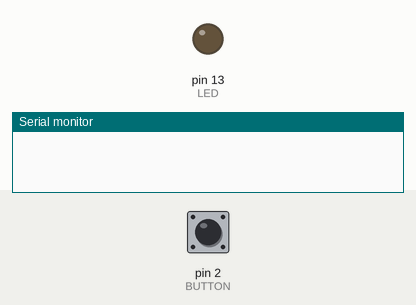
This sketch was run on a simulated Arduino Uno, built with avr-gcc and run on an emulated ATmega328P. Shown: output pins drawn as LEDs (lit = HIGH), the last lines printed to the serial monitor. Inputs (shaded band) come from the test bench; at power-on: pin 2 (BUTTON) HIGH.

Above: at 1.2 s.
1.3 s: pin 2 (BUTTON) pulled LOW for 0.15 s
At 2.8 s:
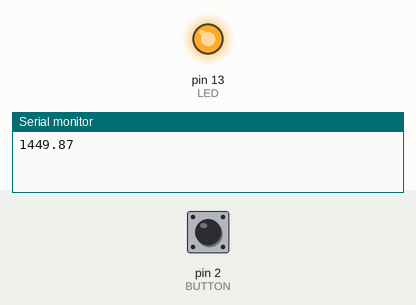
Timing chart, 0 to 4.3 s (numbered marks = the images above; inputs shaded):
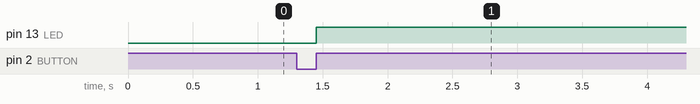

The sketch:

Interrupt_basic.ino
```cpp
/* This program calculates the time lag between two consequent interrupts RISINGS
 * timer1 and timer2 are the checkpoints and the difference between them will give the lag
 * The ISR (switchPressed) would turn the flag value 'true' and reinitialise it to false in the loop
 * Turn on serial monitor at baud rate 115200 to see the printed value of lag.
 * To Calculate the timer1 and timer2, I have used micros() as it does not use any interrupt service to calculate the time.
 */


const byte LED = 13;
const byte BUTTON = 2;
volatile double timer1 = 0;
volatile double timer2 = 0;
volatile double lag = 0;
volatile boolean flag = false;

// Interrupt Service Routine (ISR)
void switchPressed ()
{
  if (digitalRead (BUTTON) == HIGH){
    digitalWrite (LED, HIGH);
    timer1 = micros();
  }
  else {
    digitalWrite (LED, LOW);
    timer2 = micros();
  }  // end of switchPressed
  lag = timer1 - timer2;
  flag = true;
}

void setup ()
{
  Serial.begin(115200);
  pinMode (LED, OUTPUT);  // so we can update the LED
  digitalWrite (BUTTON, HIGH);  // internal pull-up resistor
  attachInterrupt (digitalPinToInterrupt (BUTTON), switchPressed, RISING);  // attach interrupt handler
}  // end of setup

void loop ()
{
  if (flag){
        Serial.println(lag/1000);
        flag = false;
  }
}
```

Measured:
- after the input at 1.3 s, pin 13 (LED): LOW → HIGH after 0.15 s
